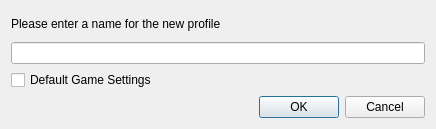
<?xml version="1.0" encoding="UTF-8"?>
<ui version="4.0">
 <class>ProfileInputDialog</class>
 <widget class="QDialog" name="ProfileInputDialog">
  <property name="geometry">
   <rect>
    <x>0</x>
    <y>0</y>
    <width>436</width>
    <height>129</height>
   </rect>
  </property>
  <property name="windowTitle">
   <string>Dialog</string>
  </property>
  <layout class="QVBoxLayout" name="verticalLayout_2">
   <item>
    <widget class="QLabel" name="label">
     <property name="text">
      <string>Please enter a name for the new profile</string>
     </property>
    </widget>
   </item>
   <item>
    <widget class="QLineEdit" name="nameEdit"/>
   </item>
   <item>
    <widget class="QCheckBox" name="defaultSettingsBox">
     <property name="toolTip">
      <string>If checked, the new profile will use the default game settings.</string>
     </property>
     <property name="whatsThis">
      <string>If checked, the new profile will use the default game settings instead of the &quot;global&quot; settings. Global settings are the settings you configure when running the game launcher directly, without MO.</string>
     </property>
     <property name="text">
      <string>Default Game Settings</string>
     </property>
    </widget>
   </item>
   <item>
    <widget class="QDialogButtonBox" name="buttonBox">
     <property name="orientation">
      <enum>Qt::Horizontal</enum>
     </property>
     <property name="standardButtons">
      <set>QDialogButtonBox::Cancel|QDialogButtonBox::Ok</set>
     </property>
    </widget>
   </item>
  </layout>
 </widget>
 <resources/>
 <connections>
  <connection>
   <sender>buttonBox</sender>
   <signal>accepted()</signal>
   <receiver>ProfileInputDialog</receiver>
   <slot>accept()</slot>
   <hints>
    <hint type="sourcelabel">
     <x>248</x>
     <y>254</y>
    </hint>
    <hint type="destinationlabel">
     <x>157</x>
     <y>274</y>
    </hint>
   </hints>
  </connection>
  <connection>
   <sender>buttonBox</sender>
   <signal>rejected()</signal>
   <receiver>ProfileInputDialog</receiver>
   <slot>reject()</slot>
   <hints>
    <hint type="sourcelabel">
     <x>316</x>
     <y>260</y>
    </hint>
    <hint type="destinationlabel">
     <x>286</x>
     <y>274</y>
    </hint>
   </hints>
  </connection>
 </connections>
</ui>
